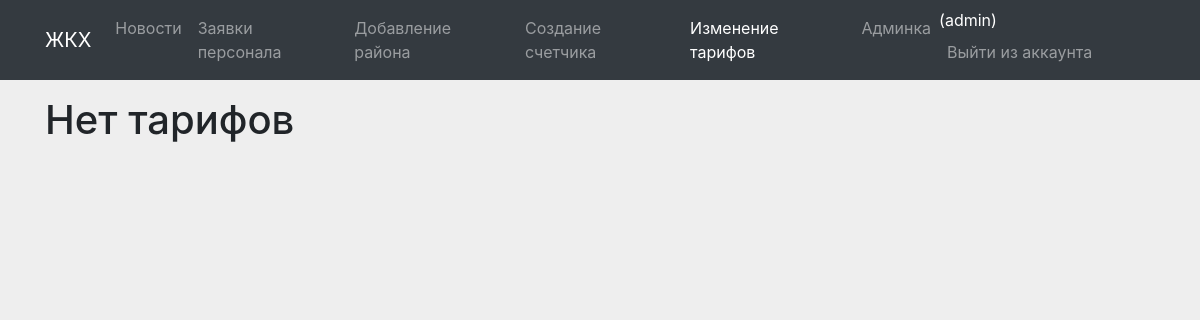
The page /change_bill_rate (signed in) on the database as committed earlier.
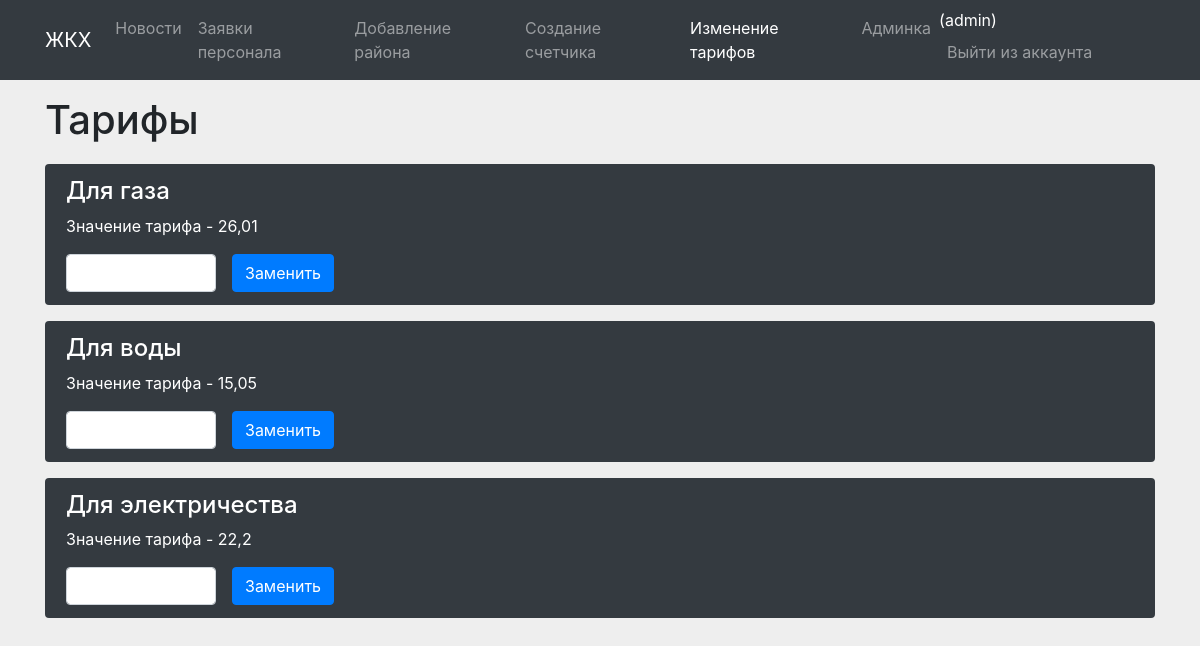
The same page on the database as committed later.
### main/models.py (models this page shows, shortened)
class Bill_rate(models.Model):
    name = models.CharField("Название тарифа", max_length=100, null=False, blank=False)
    cost = models.FloatField("Тариф", null=False, blank=False)
    district = models.ForeignKey('District', on_delete=models.CASCADE, default='1')
    bill_name = models.ForeignKey('Bill_name', on_delete=models.CASCADE)

### main/views.py (the view)
# urls.py: path('change_bill_rate', views.change_bill_rate, name = 'change_bill_rate'),
def change_bill_rate(request):
    bill_rates = Bill_rate.objects.filter(district = 1)
    if request.method == "POST":
        bill_rate = Bill_rate.objects.get(id = request.POST.get("id"))
        bill_rate.cost = request.POST.get('cost')
        bill_rate.save()
        return redirect('change_bill_rate')
    return render(request, 'main/admin_menu/change_bill_rate.html', {'title': 'Тарифы', 'bill_rates': bill_rates})

### templates/main/admin_menu/change_bill_rate.html (shortened to what this page needs)
{% extends 'page.html' %}
{% block content %}
<div class="container">
    {%if user.allows == '3'%}
    {% if bill_rates.exists %}
    <h1>Тарифы</h1>
    {% for bill_rate in bill_rates %}
        <div class="row">
            <div class="col">
                <div class="alert bg-dark text-white" role="alert">
                    <h4 class="alert-heading">{{ bill_rate.name }}</h4>
                    <p>Значение тарифа - {{ bill_rate.cost }}</p>
                    <form action="" class="mt-3 d-flex" method="post">{%csrf_token%}
                        <input type = "number" min="0" step="0.001" name="cost" id="" class = 'form-control' style="width: 150px;">
                        <input class = 'btn btn-primary ml-3' type="submit" value="Заменить">
                    </form>
                </div>
            </div>
        </div>
    {% endfor %}
    {% else %}
        <h1>Нет тарифов</h1>
    {% endif %}
    {%else%}
    <h1>Отказано в доступе</h1>
    {%endif%}
</div>
{% endblock %}

Rows that differ between the two databases and show on the page:
added Bill_rate: name "Для газа", cost "26,01"
added Bill_rate: name "Для воды", cost "15,05"
added Bill_rate: name "Для электричества", cost "22,2"
Other text that changed with them:
text no longer shown: "Нет тарифов"
text now shown: "Тарифы"
